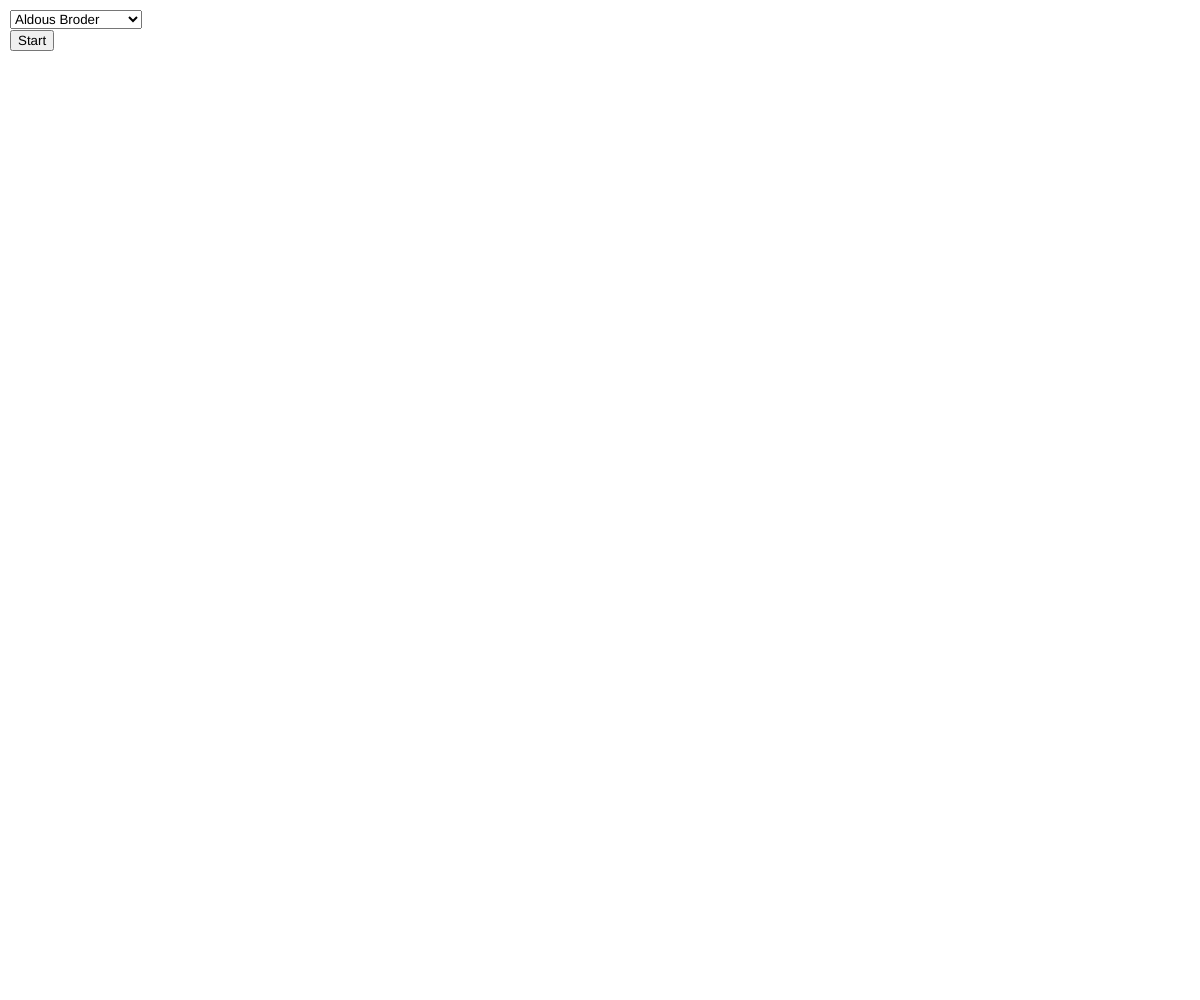
Frame 1 (no input)
Frame 60 (no input): identical to frame 1, image omitted
Frame 120 (the mouse pressed at the canvas centre since frame 60): identical to frame 1, image omitted

The p5.js sketch that drew this single still picture (run headless with seeded random() and noise() and a simulated clock; from frame 60 on, the mouse is pressed at the canvas centre):

// p5.js sketch
// ── sketch.js
let cellSize = 20
let cells = []
let st = [1, 1]
let end = []
let e = 0
let selection;
let runButton;
let w, h


function setup() {
  createCanvas(window.innerWidth, window.innerHeight);
  w = floor(width/cellSize)
  h = floor(height/cellSize)
  noStroke()
  console.log(w, h)
  for (let y=0;y<h;y++){
    let temp = []
    for (let x=0;x<w;x++){
      temp.push(new Cell(x*cellSize, y*cellSize, false, cells.length, temp.length))
    }
    cells.push(temp)
  }
  

  selection = createSelect();
  selection.position(10, 10);
  selection.option('Aldous Broder');
  selection.option('Recursive Division')
  selection.selected('Adlous Broder');

  

  runButton = createButton("Start")
  runButton.position(10, 30)
  runButton.mousePressed(Run)


  //Aldous(cells)

  
  
}

function Run() {
  let item = selection.value();
  if (true){
    if (item == "Aldous Broder"){
      Aldous(cells)
    }
    if (item == "Recursive Division"){
      MakeMazeDivide(h-1, 0, 0, w-1)
    }
    

  }

}


function ShowCells(){
  for (var i=0;i<cells.length;i++){
    for (var n=0;n<cells[i].length;n++){
      cells[i][n].show()
    }
  }
}

function sleep(ms) {
  return new Promise(resolve => setTimeout(resolve, ms));
}

function randomIntInSteps(a, b, step) {
  function randomInt(a, b) {
    return Math.floor(Math.random() * (b - a + 1) + a);
  }

  if (a > b) {
    // Ensure a is smaller.
    var c = a;
    a = b;
    b = c;
  }

  step = Math.abs(step)

  return a + randomInt(0, Math.floor((b - a)/step)) * step;
}



function containsObject(obj, list) {
    var i;
    for (i = 0; i < list.length; i++) {
        if (list[i] === obj) {
            return [true, i];
        }
    }

    return false;
}



function draw() {
  background(220);
  ShowCells()
  try{
    push()
    fill(0, 255, 0);
    rect(shw.pos.x, shw.pos.y, cellSize, cellSize)
    pop()
  }
  catch{

  }
}


class Cell{
  constructor(x, y, isOb, a, b){
    this.pos = createVector(x, y)
    this.obstacle = isOb
    this.visited = false
    this.expanded = false
    this.ind = [a, b]
    this.f = dist(0, 0, this.pos.x, this.pos.y) + dist(this.pos.x, this.pos.y, floor(width/cellSize), floor(height/cellSize))
  }
  show(){
    if (this.obstacle){
      push()
      fill(0);
      rect(this.pos.x, this.pos.y, cellSize, cellSize)
      pop()

    }
    else{
      push()
      fill(255);
      rect(this.pos.x, this.pos.y, cellSize, cellSize)
      pop()
    }

  }
}
